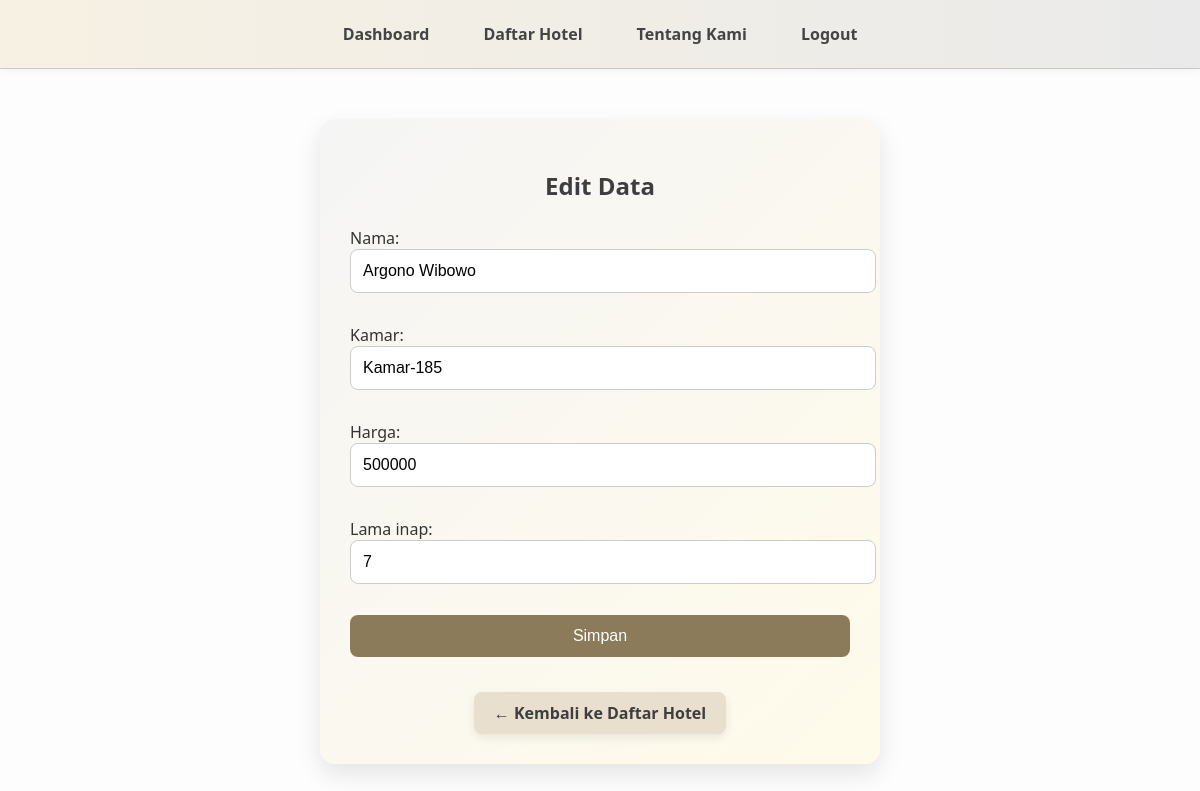
The app's page /hotel/edit/258/ (signed in) with its own data.
### pendaftaran/models.py (models this page shows, shortened)
class Hotel(models.Model):
    nama = models.CharField(max_length=100)
    kamar = models.CharField(max_length=50)
    harga = models.IntegerField()
    lama_inap = models.IntegerField()

### pendaftaran/views.py (the view)
# urls.py: path('hotel/edit/<int:id>/', views.edit, name='edit'),
@login_required
def edit(request, id):
    hotel = get_object_or_404(Hotel, pk=id)
    form = HotelForm(request.POST or None, instance=hotel)
    if request.method == 'POST' and form.is_valid():
        form.save()
        return redirect('/hotel/')
    return render(request, 'hotel/form.html', {'form': form, 'judul': 'Edit Data'})

### pendaftaran/forms.py
class HotelForm(forms.ModelForm):
    class Meta:
        model = Hotel
        fields = '__all__'

### pendaftaran/templates/hotel/form.html (shortened to what this page needs)
{% extends "base.html" %}
{% block content %}
<div class="form-container">
    <h2>{{ judul }}</h2>
    <form method="post">
        {{ form.as_p }}
        <button type="submit">Simpan</button>
    </form>
    <div class="back-container">
    <a href="/hotel/" class="back-link">← Kembali ke Daftar Hotel</a>
</div>
</div>
{% endblock %}

### pendaftaran/templates/base.html (style rules this page uses)
body { margin: 0; font-family: 'Segoe UI', sans-serif; background-color: #fdfdfd; color: #333; }

### pendaftaran/templates/hotel/form.html (style rules this page uses)
.form-container { max-width: 500px; margin: 50px auto; background: linear-gradient(135deg, #f5f5f5, #fffbea); padding: 30px; border-radius: 15px; box-shadow: 0 10px 25px rgba(0,0,0,0.1); animation: fadeIn 0.5s ease; }
.form-container h2 { text-align: center; margin-bottom: 25px; font-weight: 600; color: #3e3e3e; }
.form-container input, .form-container select, .form-container button { width: 100%; padding: 12px; margin-bottom: 15px; border: 1px solid #ccc; border-radius: 8px; font-size: 16px; }
.form-container button { background-color: #8b7b5a; color: white; border: none; cursor: pointer; transition: background 0.3s ease; }
.back-container { text-align: center; margin-top: 20px; }
.back-link { display: inline-block; padding: 10px 20px; background-color: #e8dfcf; color: #3e3e3e; border-radius: 8px; text-decoration: none; font-weight: 600; box-shadow: 0 4px 10px rgba(0, 0, 0, 0.08); transition: all 0.3s ease-in-out; }

### records on screen
Hotel: nama "Argono Wibowo", kamar "Kamar-185", harga "500000", lama_inap "7"

### other values on screen
{{ judul }} "Edit Data"
